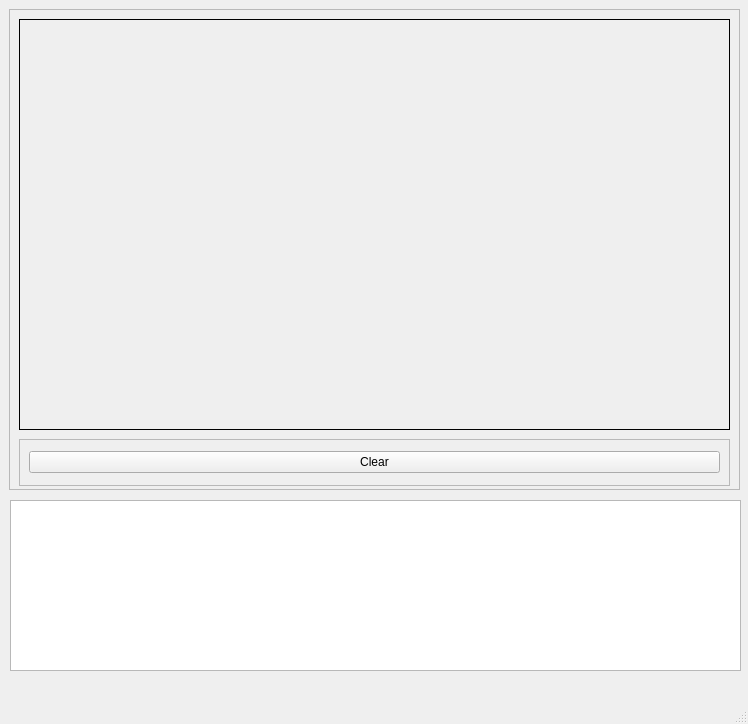
<?xml version="1.0" encoding="UTF-8"?>
<ui version="4.0">
 <class>app</class>
 <widget class="QMainWindow" name="app">
  <property name="geometry">
   <rect>
    <x>0</x>
    <y>0</y>
    <width>748</width>
    <height>724</height>
   </rect>
  </property>
  <property name="windowTitle">
   <string>sign_detector</string>
  </property>
  <property name="autoFillBackground">
   <bool>true</bool>
  </property>
  <property name="unifiedTitleAndToolBarOnMac">
   <bool>false</bool>
  </property>
  <widget class="QWidget" name="centralwidget">
   <widget class="QFrame" name="video_frame">
    <property name="geometry">
     <rect>
      <x>9</x>
      <y>9</y>
      <width>731</width>
      <height>481</height>
     </rect>
    </property>
    <property name="frameShape">
     <enum>QFrame::StyledPanel</enum>
    </property>
    <property name="frameShadow">
     <enum>QFrame::Raised</enum>
    </property>
    <widget class="QFrame" name="control_pane">
     <property name="geometry">
      <rect>
       <x>10</x>
       <y>430</y>
       <width>711</width>
       <height>47</height>
      </rect>
     </property>
     <property name="autoFillBackground">
      <bool>true</bool>
     </property>
     <property name="frameShape">
      <enum>QFrame::StyledPanel</enum>
     </property>
     <property name="frameShadow">
      <enum>QFrame::Raised</enum>
     </property>
     <layout class="QHBoxLayout" name="horizontalLayout">
      <item>
       <widget class="QPushButton" name="clear_button">
        <property name="text">
         <string>Clear</string>
        </property>
       </widget>
      </item>
     </layout>
    </widget>
    <widget class="QLabel" name="video_panel">
     <property name="geometry">
      <rect>
       <x>10</x>
       <y>10</y>
       <width>711</width>
       <height>411</height>
      </rect>
     </property>
     <property name="frameShape">
      <enum>QFrame::Box</enum>
     </property>
    </widget>
   </widget>
   <widget class="QFrame" name="text_frame">
    <property name="geometry">
     <rect>
      <x>10</x>
      <y>500</y>
      <width>731</width>
      <height>171</height>
     </rect>
    </property>
    <property name="frameShape">
     <enum>QFrame::StyledPanel</enum>
    </property>
    <property name="frameShadow">
     <enum>QFrame::Raised</enum>
    </property>
    <widget class="QTextEdit" name="text_panel">
     <property name="geometry">
      <rect>
       <x>0</x>
       <y>0</y>
       <width>731</width>
       <height>171</height>
      </rect>
     </property>
     <property name="tabChangesFocus">
      <bool>true</bool>
     </property>
     <property name="html">
      <string>&lt;!DOCTYPE HTML PUBLIC &quot;-//W3C//DTD HTML 4.0//EN&quot; &quot;http://www.w3.org/TR/REC-html40/strict.dtd&quot;&gt;
&lt;html&gt;&lt;head&gt;&lt;meta name=&quot;qrichtext&quot; content=&quot;1&quot; /&gt;&lt;style type=&quot;text/css&quot;&gt;
p, li { white-space: pre-wrap; }
&lt;/style&gt;&lt;/head&gt;&lt;body style=&quot; font-family:'Ubuntu Sans'; font-size:11pt; font-weight:400; font-style:normal;&quot;&gt;
&lt;p style=&quot;-qt-paragraph-type:empty; margin-top:0px; margin-bottom:0px; margin-left:0px; margin-right:0px; -qt-block-indent:0; text-indent:0px;&quot;&gt;&lt;br /&gt;&lt;/p&gt;&lt;/body&gt;&lt;/html&gt;</string>
     </property>
    </widget>
   </widget>
  </widget>
  <widget class="QMenuBar" name="menubar">
   <property name="geometry">
    <rect>
     <x>0</x>
     <y>0</y>
     <width>748</width>
     <height>24</height>
    </rect>
   </property>
  </widget>
  <widget class="QStatusBar" name="statusbar"/>
 </widget>
 <resources/>
 <connections/>
</ui>
